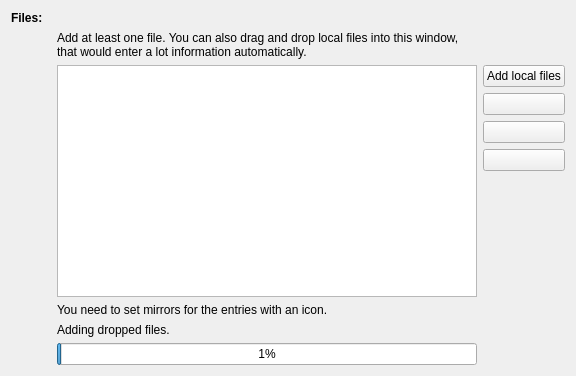
<?xml version="1.0" encoding="UTF-8"?>
<ui version="4.0">
 <class>Files</class>
 <widget class="QWidget" name="Files">
  <property name="geometry">
   <rect>
    <x>0</x>
    <y>0</y>
    <width>576</width>
    <height>376</height>
   </rect>
  </property>
  <property name="windowTitle">
   <string>Form</string>
  </property>
  <layout class="QGridLayout" name="gridLayout">
   <item row="0" column="0" colspan="2">
    <widget class="QLabel" name="label">
     <property name="font">
      <font>
       <weight>75</weight>
       <bold>true</bold>
      </font>
     </property>
     <property name="text">
      <string extracomment="Files as in files on a server">Files:</string>
     </property>
    </widget>
   </item>
   <item row="3" column="0">
    <spacer name="horizontalSpacer">
     <property name="orientation">
      <enum>Qt::Horizontal</enum>
     </property>
     <property name="sizeType">
      <enum>QSizePolicy::Fixed</enum>
     </property>
     <property name="sizeHint" stdset="0">
      <size>
       <width>40</width>
       <height>20</height>
      </size>
     </property>
    </spacer>
   </item>
   <item row="3" column="1">
    <widget class="QListView" name="files"/>
   </item>
   <item row="3" column="2">
    <layout class="QVBoxLayout" name="verticalLayout">
     <item>
      <widget class="KPushButton" name="add_local_file">
       <property name="text">
        <string>Add local files</string>
       </property>
      </widget>
     </item>
     <item>
      <widget class="KPushButton" name="add_file"/>
     </item>
     <item>
      <widget class="KPushButton" name="properties_file"/>
     </item>
     <item>
      <widget class="KPushButton" name="remove_file"/>
     </item>
     <item>
      <spacer name="verticalSpacer">
       <property name="orientation">
        <enum>Qt::Vertical</enum>
       </property>
       <property name="sizeHint" stdset="0">
        <size>
         <width>20</width>
         <height>40</height>
        </size>
       </property>
      </spacer>
     </item>
    </layout>
   </item>
   <item row="1" column="1">
    <widget class="QLabel" name="label_2">
     <property name="text">
      <string>Add at least one file. You can also drag and drop local files into this window, that would enter a lot information automatically.</string>
     </property>
     <property name="wordWrap">
      <bool>true</bool>
     </property>
    </widget>
   </item>
   <item row="5" column="1">
    <widget class="QWidget" name="dragDrop" native="true">
     <layout class="QVBoxLayout" name="verticalLayout_2">
      <property name="margin">
       <number>0</number>
      </property>
      <item>
       <widget class="QLabel" name="label_3">
        <property name="text">
         <string>Adding dropped files.</string>
        </property>
       </widget>
      </item>
      <item>
       <widget class="QProgressBar" name="progressBar">
        <property name="value">
         <number>1</number>
        </property>
       </widget>
      </item>
     </layout>
    </widget>
   </item>
   <item row="4" column="1">
    <widget class="QLabel" name="needUrl">
     <property name="text">
      <string>You need to set mirrors for the entries with an icon.</string>
     </property>
    </widget>
   </item>
  </layout>
 </widget>
 <customwidgets>
  <customwidget>
   <class>KPushButton</class>
   <extends>QPushButton</extends>
   <header>kpushbutton.h</header>
  </customwidget>
 </customwidgets>
 <resources/>
 <connections/>
</ui>
